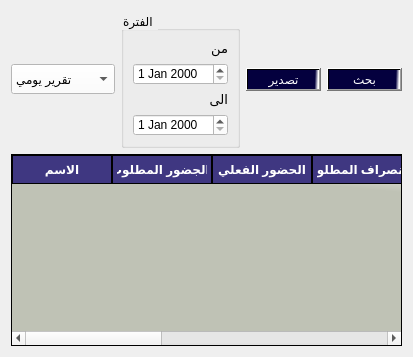
                     <widget class="QWidget" name="tab_8">
                      <attribute name="title">
                       <string>عرض جميع الموظفين</string>
                      </attribute>
                      <layout class="QGridLayout" name="gridLayout_8">
                       <item row="0" column="0">
                        <layout class="QVBoxLayout" name="verticalLayout_5">
                         <item>
                          <layout class="QHBoxLayout" name="horizontalLayout_5">
                           <item>
                            <layout class="QHBoxLayout" name="horizontalLayout_3">
                             <item>
                              <widget class="QComboBox" name="comboBox_85">
                               <property name="maximumSize">
                                <size>
                                 <width>150</width>
                                 <height>30</height>
                                </size>
                               </property>
                               <property name="styleSheet">
                                <string notr="true">background-color: rgb(255, 255, 255);
color: rgb(0, 0, 0);</string>
                               </property>
                               <item>
                                <property name="text">
                                 <string>تقرير يومي</string>
                                </property>
                               </item>
                               <item>
                                <property name="text">
                                 <string>تقرير اسبوعي</string>
                                </property>
                               </item>
                               <item>
                                <property name="text">
                                 <string>تقرير شهري </string>
                                </property>
                               </item>
                               <item>
                                <property name="text">
                                 <string>تقرير نصف ترم </string>
                                </property>
                               </item>
                               <item>
                                <property name="text">
                                 <string>تقرير سنوي </string>
                                </property>
                               </item>
                               <item>
                                <property name="text">
                                 <string>تقرير مخالفات</string>
                                </property>
                               </item>
                              </widget>
                             </item>
                             <item>
                              <widget class="QGroupBox" name="groupBox_49">
                               <property name="maximumSize">
                                <size>
                                 <width>150</width>
                                 <height>150</height>
                                </size>
                               </property>
                               <property name="styleSheet">
                                <string notr="true">color: rgb(0, 0, 0);
font: 10pt &quot;MS Shell Dlg 2&quot;;</string>
                               </property>
                               <property name="title">
                                <string>الفترة </string>
                               </property>
                               <layout class="QVBoxLayout" name="verticalLayout_4">
                                <item>
                                 <widget class="QLabel" name="label_256">
                                  <property name="font">
                                   <font>
                                    <pointsize>10</pointsize>
                                   </font>
                                  </property>
                                  <property name="text">
                                   <string>من</string>
                                  </property>
                                 </widget>
                                </item>
                                <item>
                                 <widget class="QDateEdit" name="dateEdit_43">
                                  <property name="styleSheet">
                                   <string notr="true">background-color: rgb(255, 255, 255);
color: rgb(0, 0, 0);</string>
                                  </property>
                                 </widget>
                                </item>
                                <item>
                                 <widget class="QLabel" name="label_257">
                                  <property name="font">
                                   <font>
                                    <pointsize>10</pointsize>
                                   </font>
                                  </property>
                                  <property name="text">
                                   <string>الى</string>
                                  </property>
                                 </widget>
                                </item>
                                <item>
                                 <widget class="QDateEdit" name="dateEdit_44">
                                  <property name="styleSheet">
                                   <string notr="true">background-color: rgb(255, 255, 255);
color: rgb(0, 0, 0);</string>
                                  </property>
                                 </widget>
                                </item>
                               </layout>
                              </widget>
                             </item>
                            </layout>
                           </item>
                           <item>
                            <layout class="QHBoxLayout" name="horizontalLayout_4">
                             <item>
                              <widget class="QPushButton" name="pushButton_337">
                               <property name="maximumSize">
                                <size>
                                 <width>120</width>
                                 <height>16777215</height>
                                </size>
                               </property>
                               <property name="layoutDirection">
                                <enum>Qt::LeftToRight</enum>
                               </property>
                               <property name="styleSheet">
                                <string notr="true">background-color:qlineargradient(spread:pad, x1:0.506975, y1:0.432, x2:0.99, y2:0.437227, stop:0.900498 rgba(4, 0, 62, 255), stop:1 rgba(255, 255, 255, 255));
color:rgb(255, 255, 255);
font: 15pt &quot;PT Bold Heading&quot;;</string>
                               </property>
                               <property name="text">
                                <string>تصدير</string>
                               </property>
                               <property name="icon">
                                <iconset>
                                 <normaloff>//192.168.1.5/Internet Share/.designer/.designer/icons/add-to-28.svg</normaloff>//192.168.1.5/Internet Share/.designer/.designer/icons/add-to-28.svg</iconset>
                               </property>
                               <property name="iconSize">
                                <size>
                                 <width>30</width>
                                 <height>30</height>
                                </size>
                               </property>
                              </widget>
                             </item>
                             <item>
                              <widget class="QPushButton" name="pushButton_336">
                               <property name="maximumSize">
                                <size>
                                 <width>120</width>
                                 <height>16777215</height>
                                </size>
                               </property>
                               <property name="layoutDirection">
                                <enum>Qt::LeftToRight</enum>
                               </property>
                               <property name="styleSheet">
                                <string notr="true">background-color:qlineargradient(spread:pad, x1:0.506975, y1:0.432, x2:0.99, y2:0.437227, stop:0.900498 rgba(4, 0, 62, 255), stop:1 rgba(255, 255, 255, 255));
color:rgb(255, 255, 255);
font: 15pt &quot;PT Bold Heading&quot;;</string>
                               </property>
                               <property name="text">
                                <string>بحث</string>
                               </property>
                               <property name="icon">
                                <iconset>
                                 <normaloff>//192.168.1.5/Internet Share/.designer/.designer/icons/add-to-28.svg</normaloff>//192.168.1.5/Internet Share/.designer/.designer/icons/add-to-28.svg</iconset>
                               </property>
                               <property name="iconSize">
                                <size>
                                 <width>30</width>
                                 <height>30</height>
                                </size>
                               </property>
                              </widget>
                             </item>
                            </layout>
                           </item>
                          </layout>
                         </item>
                         <item>
                          <widget class="QTableWidget" name="tableWidget_49">
                           <property name="styleSheet">
                            <string notr="true">QTableWidget {
background:rgb(231, 231, 231);
background-color: qlineargradient(spread:pad, x1:0.964478, y1:0.193, x2:1, y2:0, stop:0 rgba(191, 194, 181, 255), stop:1 rgba(255, 255, 255, 255));    font: 9pt &quot;PT Bold Heading&quot;;
    font-weight: bold;
 color:rgb(0, 0, 0)
}

QHeaderView::section {
   background-color:rgb(63, 55, 129);
    border: 1px solid rgb(0, 0, 0);
    font-weight: bold;
    padding: 4px;
    text-align: center;
	font: 10pt &quot;PT Bold Heading&quot;;
	color:rgb(255, 255, 255)
}

QTableWidget::item:selected {
    background-color:rgb(25, 21, 65);
    color:rgb(255, 255, 255);
}</string>
                           </property>
                           <column>
                            <property name="text">
                             <string>الاسم</string>
                            </property>
                           </column>
                           <column>
                            <property name="text">
                             <string>االجضور المطلوب</string>
                            </property>
                           </column>
                           <column>
                            <property name="text">
                             <string>الحضور الفعلي</string>
                            </property>
                           </column>
                           <column>
                            <property name="text">
                             <string>الانصراف المطلوب </string>
                            </property>
                           </column>
                           <column>
                            <property name="text">
                             <string>الانصراف الفعلي </string>
                            </property>
                           </column>
                           <column>
                            <property name="text">
                             <string>تاخير</string>
                            </property>
                           </column>
                           <column>
                            <property name="text">
                             <string>الغياب</string>
                            </property>
                           </column>
                           <column>
                            <property name="text">
                             <string>التاريخ</string>
                            </property>
                           </column>
                          </widget>
                         </item>
                        </layout>
                       </item>
                      </layout>
                     </widget>
